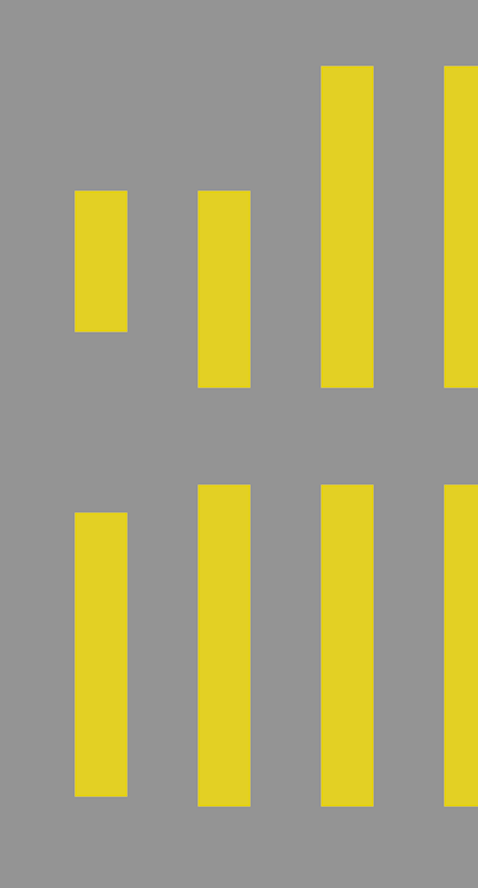
#> input picture path_prediction/perspective_transformation/Ch4_floor_plan.png, 478 x 888 px
$ jupyter execute --allow-errors floor_mapping.ipynb
#> lines starting #> are read from the running program, lines starting #| are printed output that depends on the picture
# Create 3d clone of the scene

[cell 1]
import cv2
import numpy as np
import matplotlib.pyplot as plt

[cell 2]
def convert_to_homogeneous(points):
    n = points.shape[0]
    return np.concatenate((points, np.ones((n,1))), axis=1)

[cell 3]
def convert_to_cartesian(points):
    return points[:,:-1]

[cell 4]
def normalize_and_homogenize_2d(points):
    centroid = np.mean(points, axis=0)
    centred_points = points - centroid
    scale = np.sqrt(2) / np.mean(np.linalg.norm(centred_points, axis=1))
    T = np.array([[scale, 0, -centroid[0] * scale],
                  [0, scale, -centroid[1] * scale],
                  [0, 0, 1]])
    points = np.dot(T, convert_to_homogeneous(points).T).T
    return points, T

[cell 5]
def normalize_and_homogenize_3d(points):
    centroid = np.mean(points, axis=0)
    centred_points = points - centroid
    scale = np.sqrt(3) / np.mean(np.linalg.norm(centred_points, axis=1))
    T = np.array([[scale, 0, 0, -centroid[0] * scale],
                  [0, scale, 0, -centroid[1] * scale],
                  [0, 0, scale, -centroid[2] * scale],
                  [0, 0, 0, 1]])
    points = np.dot(T, convert_to_homogeneous(points).T).T
    return points, T

[cell 6]
points_3d = np.array([[372, 808,   0],
                      [321, 807,   0],
                      [320, 548,   0],
                      [372, 808, 100],
                      [321, 807, 100],
                      [320, 548, 100],
                      [251, 805,   0],
                      [200, 806,   0],
                      [251, 805, 100],
                      [200, 806, 100]])
points_3d, N3 = normalize_and_homogenize_3d(points_3d)
points_3d = convert_to_cartesian(points_3d)
print(points_3d)
print(np.mean(np.linalg.norm(points_3d, axis=1)))
print(np.mean(points_3d, axis=0))

[cell 7]
points_2d = np.array([[1932, 1314],
                      [1556, 1332],
                      [1412,  524],
                      [2071,  772],
                      [1619,  764],
                      [1432,  257],
                      [ 942, 1355],
                      [ 546, 1336],
                      [ 760,  777],
                      [ 407,  803]])
points_2d, N2 = normalize_and_homogenize_2d(points_2d)
points_2d = convert_to_cartesian(points_2d)
print(points_2d)
print(np.mean(np.linalg.norm(points_2d[:,:2], axis=1)))
print(np.mean(points_2d[:,:2], axis=0))

[cell 8]
n = points_2d.shape[0]
u = points_2d[:,0]
v = points_2d[:,1]
X = points_3d[:,0]
Y = points_3d[:,1]
Z = points_3d[:,2]
A = np.zeros((2*n, 12))

[cell 9]
for i in range(n):
    A[2*i,:] = [X[i], Y[i], Z[i], 1, 0, 0, 0, 0, -u[i]*X[i], -u[i]*Y[i], -u[i]*Z[i], -u[i]]
    A[2*i+1,:] = [0, 0, 0, 0, X[i], Y[i], Z[i], 1, -v[i]*X[i], -v[i]*Y[i], -v[i]*Z[i], -v[i]]

## DLT algorithm

[cell 10]
U, S, V = np.linalg.svd(A)

[cell 11]
P = V[-1].reshape((3, 4))

[cell 12]
P

## Evaluate

[cell 13]
def evaluate_points(M, Points_2D, Points_3D):

    reshaped_points = np.concatenate(
        (Points_3D, np.ones((Points_3D.shape[0], 1))), axis=1)
    Projection = np.matmul(M, np.transpose(reshaped_points))
    Projection = np.transpose(Projection)
    u = np.divide(Projection[:, 0], Projection[:, 2])
    v = np.divide(Projection[:, 1], Projection[:, 2])
    Residual = np.sum(
        np.power(
            np.power(u - Points_2D[:, 0], 2) +
            np.power(v - Points_2D[:, 1], 2), 0.5))
    Projected_2D_Pts = np.transpose(np.vstack([u, v]))

    return Projected_2D_Pts, Residual

def visualize_points(Actual_Pts, Project_Pts):
    plt.scatter(Actual_Pts[:, 0], Actual_Pts[:, 1], marker='o')
    plt.scatter(Project_Pts[:, 0], Project_Pts[:, 1], marker='x')
    plt.legend(('Actual Points', 'Projected Points'))
    plt.show()
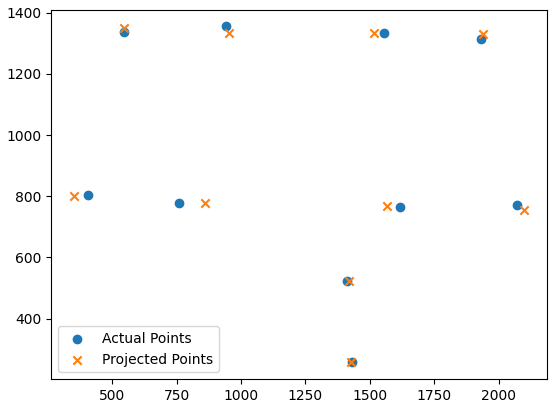
#> figure drawn by matplotlib, 1 panel

[cell 14]
pts, res = evaluate_points(P, points_2d, points_3d)
print(res)

[cell 15]
if 'renorm':
    pts = convert_to_cartesian(np.dot(np.linalg.inv(N2), convert_to_homogeneous(pts).T).T)
    points_2d = convert_to_cartesian(np.dot(np.linalg.inv(N2), convert_to_homogeneous(points_2d).T).T)

[cell 16]
visualize_points(points_2d, pts)

## Camera Centre

[cell 17]
def compute_camera_center(P):
    Q = np.split(P, [3], axis=1)
    return np.squeeze(-np.matmul(np.linalg.inv(Q[0]), Q[1]))

[cell 18]
cen = compute_camera_center(P)

[cell 19]
def plot3dview(Points_3D, camera_center1):
    fig = plt.figure()
    ax = fig.add_subplot(111, projection='3d')
    ax.scatter(Points_3D[:, 0],
               Points_3D[:, 1],
               Points_3D[:, 2],
               c='b',
               marker='o')
    ax.set_xlabel('X')
    ax.set_ylabel('Y')
    ax.set_zlabel('Z')
    ax.elev = 31
    ax.azim = -129

    # draw vertical lines connecting each point to Z=0
    min_z = np.min(Points_3D[:, 2])
    for i in range(0, Points_3D.shape[0]):
        ax.plot(np.array([Points_3D[i, 0], Points_3D[i, 0]]),
                np.array([Points_3D[i, 1], Points_3D[i, 1]]),
                np.array([Points_3D[i, 2], min_z]))

    # if camera_center1 exists, plot it
    if 'camera_center1' in locals():
        ax.scatter(camera_center1[0],
                   camera_center1[1],
                   camera_center1[2],
                   s=100,
                   c='r',
                   marker='x')
        ax.plot(np.array([camera_center1[0], camera_center1[0]]),
                np.array([camera_center1[1], camera_center1[1]]),
                np.array([camera_center1[2], min_z]),
                c='r')

    plt.show()
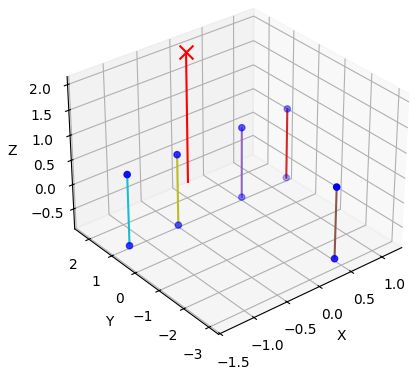
#> figure drawn by matplotlib, 1 panel

[cell 20]
plot3dview(points_3d, cen)

## Pseudo Inverse

[cell 21]
point = np.array([[1932, 1314]])
point_norm = np.dot(N2, convert_to_homogeneous(point).T).T
point_norm

[cell 22]
point_ray = np.dot(np.linalg.pinv(P), point_norm.T).T

[cell 23]
cen

[cell 24]
point_ray = point_ray / point_ray[:,3]
point_ray

[cell 25]
v = point_ray[:,0:3] - cen
v

[cell 26]
t = (-0.72259267-cen[2]) / v[0,2]
print(t)

[cell 27]
point_ray = cen + t * v[:, :3]
point_ray

[cell 28]
convert_to_cartesian(np.dot(np.linalg.inv(N3), convert_to_homogeneous(point_ray).T).T)

[cell 29]
[372, 808,   0]

[cell 30]
def get_world_point(P, image_point, height):
    cen = compute_camera_center(P)
    point_norm = np.dot(N2, convert_to_homogeneous(image_point).T).T
    point_ray = np.dot(np.linalg.pinv(P), point_norm.T).T
    point_ray = point_ray / point_ray[:,3]
    v = point_ray[:,0:3] - cen
    h = (np.dot(N3, np.array([0, 0, height, 1])))[2]
    t = (h-cen[2]) / v[0,2]
    point_ray = cen + t * v[:, :3]
    world_point = convert_to_cartesian(np.dot(np.linalg.inv(N3), convert_to_homogeneous(point_ray).T).T)
    return world_point.astype(int)[0, :2]

[cell 31]
get_world_point(P, np.array([[546, 1336]]), 0)

[cell 32]
get_world_point(P, np.array([[546, 1336]]), 100)

[cell 33]
# Read in the two images
img1 = cv2.imread('Ch4_image_undistorted.png')
img2 = cv2.imread('Ch4_floor_plan.png')
#> img2 is the input picture: shape (888, 478, 3); mean B, G, R 120.1, 162.9, 167.6
